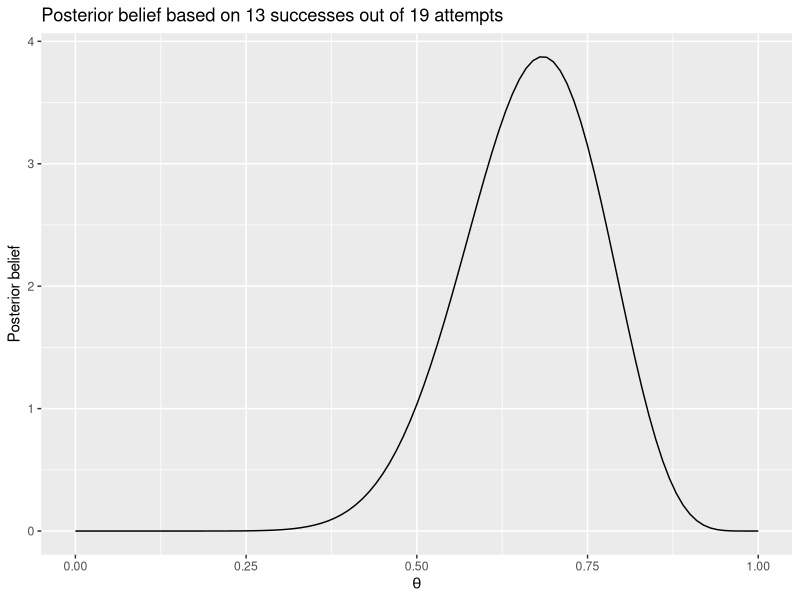
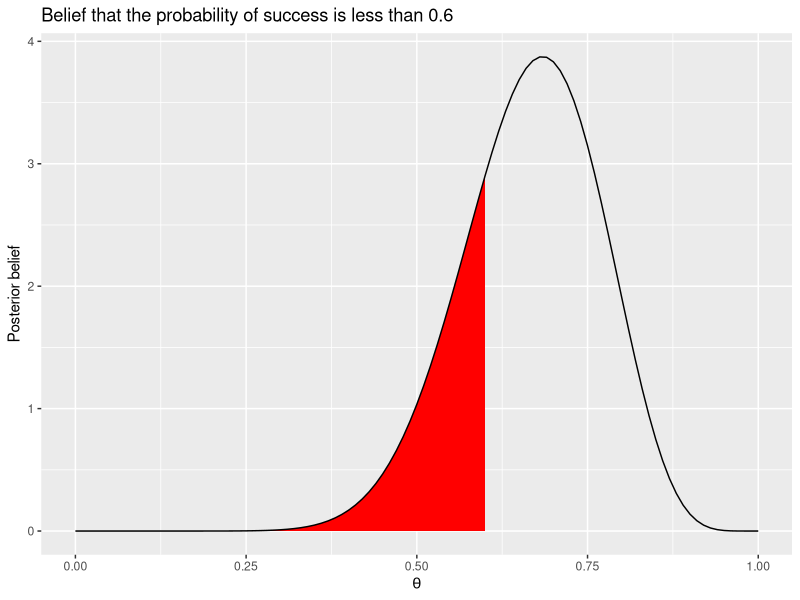
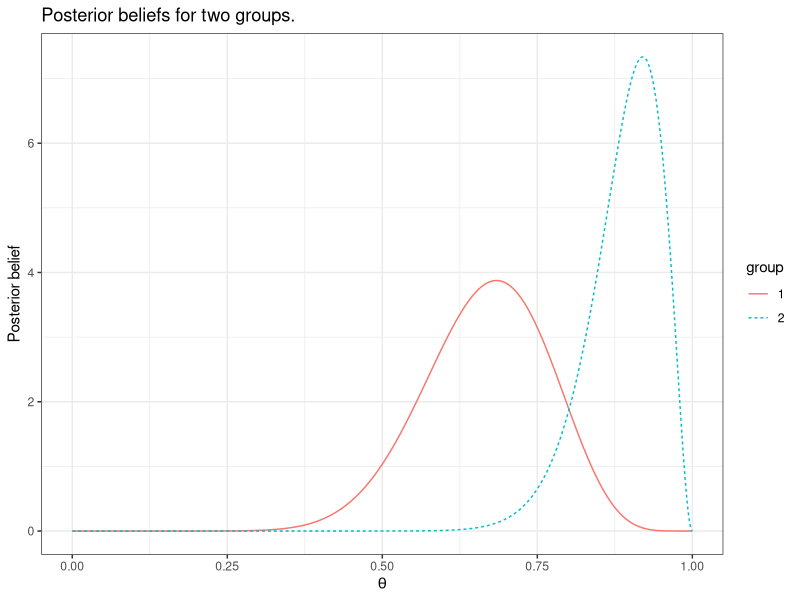

Source code (R) for these figures, in order:
## ----------------------------------------------------------------------------------------------------------------
library("tidyverse")


## ----------------------------------------------------------------------------------------------------------------
y <- 13
n <- 19


## ----------------------------------------------------------------------------------------------------------------
y/n


## ----------------------------------------------------------------------------------------------------------------
d <- data.frame(x = seq(from = 0, to = 1, length = 1001))

ggplot(d) + 
  stat_function(fun = dbeta, 
                args = list(shape1 = 1+y, shape2 = 1+n-y)) + 
  labs(x = expression(theta),
       y = "Posterior belief",
       title = "Posterior belief based on 13 successes out of 19 attempts")


## ----------------------------------------------------------------------------------------------------------------
pbeta(0.6, shape1 = 1+y, shape2 = 1+n-y)


## ----------------------------------------------------------------------------------------------------------------
d <- data.frame(x = seq(from = 0, to = 1, length = 1001))

ggplot(d) + 
  stat_function(fun = dbeta, xlim = c(0,0.6), geom = "area", fill = "red",
                args = list(shape1 = 1+y, shape2 = 1+n-y)) + 
  stat_function(fun = dbeta, 
                args = list(shape1 = 1+y, shape2 = 1+n-y)) +
  labs(x = expression(theta),
       y = "Posterior belief",
       title = "Belief that the probability of success is less than 0.6")


## ----------------------------------------------------------------------------------------------------------------
pbeta(0.6, shape1 = 1+y, shape2 = 1+n-y)


## ----------------------------------------------------------------------------------------------------------------
a <- 0.05
qbeta(c(a/2, 1-a/2), shape1 = 1+y, shape2 = 1+n-y)


## ----------------------------------------------------------------------------------------------------------------
d <- tribble(
  ~group, ~successes, ~attempts,
       1,         13,        19,
       2,         23,        25
)


## ----------------------------------------------------------------------------------------------------------------
d %>% mutate(point_estimate = successes/attempts)


## ----------------------------------------------------------------------------------------------------------------
# Function to create the posterior
create_posterior <- function(d) {
  y <- d$successes
  n <- d$attempts
  
  data.frame(theta = seq(0, 1, length=1001)) %>%
    mutate(posterior = dbeta(theta, shape1 = 1+y, shape2 = 1+n-y))
}

# Construct the curves
curves <- d %>%
  group_by(group) %>%
  do(create_posterior(.)) %>%
  mutate(group = factor(group)) # so that we can use it as a linetype

# Plot curves
ggplot(curves, aes(x = theta, y = posterior, color = group, linetype = group)) +
  geom_line() + 
  labs(x = expression(theta),
       y = "Posterior belief",
       title = "Posterior beliefs for two groups.") + 
  theme_bw()


## ----------------------------------------------------------------------------------------------------------------
n_reps <- 100000
theta1 <- rbeta(n_reps, shape1 = 1+d$successes[1], shape2 = 1+d$attempts[1]-d$successes[1])
theta2 <- rbeta(n_reps, shape1 = 1+d$successes[2], shape2 = 1+d$attempts[2]-d$successes[2])


## ----------------------------------------------------------------------------------------------------------------
mean(theta1 > theta2)


## ----------------------------------------------------------------------------------------------------------------
a <- 1-0.95
quantile(theta1 - theta2, probs = c(a/2, 1-a/2))
